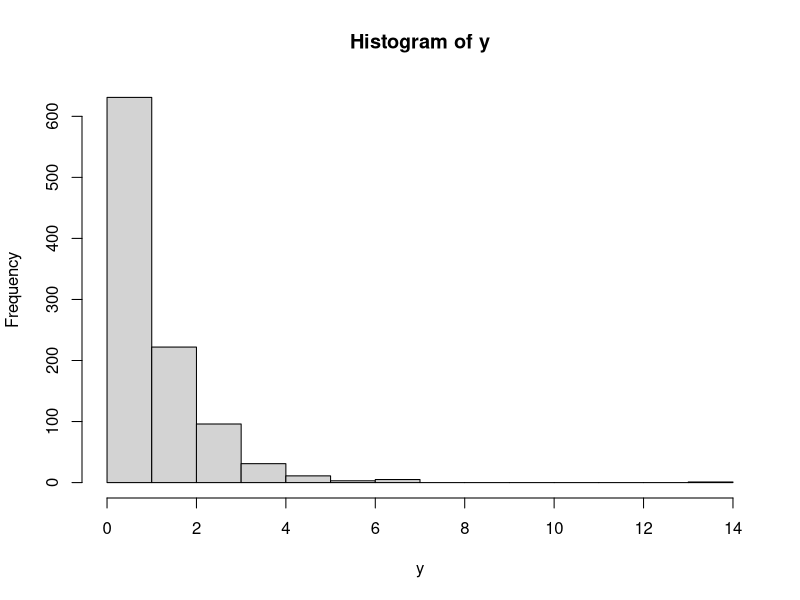

Reproduce this figure in R.









######################################################## EX 13 #####################################################


a = 1664525
c = 1013904223 
m = 2^32

d = as.numeric(Sys.time()) # seed


rn = vector(length = 10)

for (i in 1:10) {
  d = (a*d+c)%%m
  rn[i] = d/m
}

randomGeneration = function(N=10){
  a = 1664525
  c = 1013904223 
  m = 2^32
  
  d = as.numeric(Sys.time()) # seed
  
  
  rn = vector(length = N)
  
  for (i in 1:N) {
    d = (a*d+c)%%m
    rn[i] = d/m
  }
  return(rn)
}


randomGeneration(1)
randomGeneration(5)
randomGeneration(20)
randomGeneration(100)

x = randomGeneration(1000)
y = -log(x)

hist(y)
